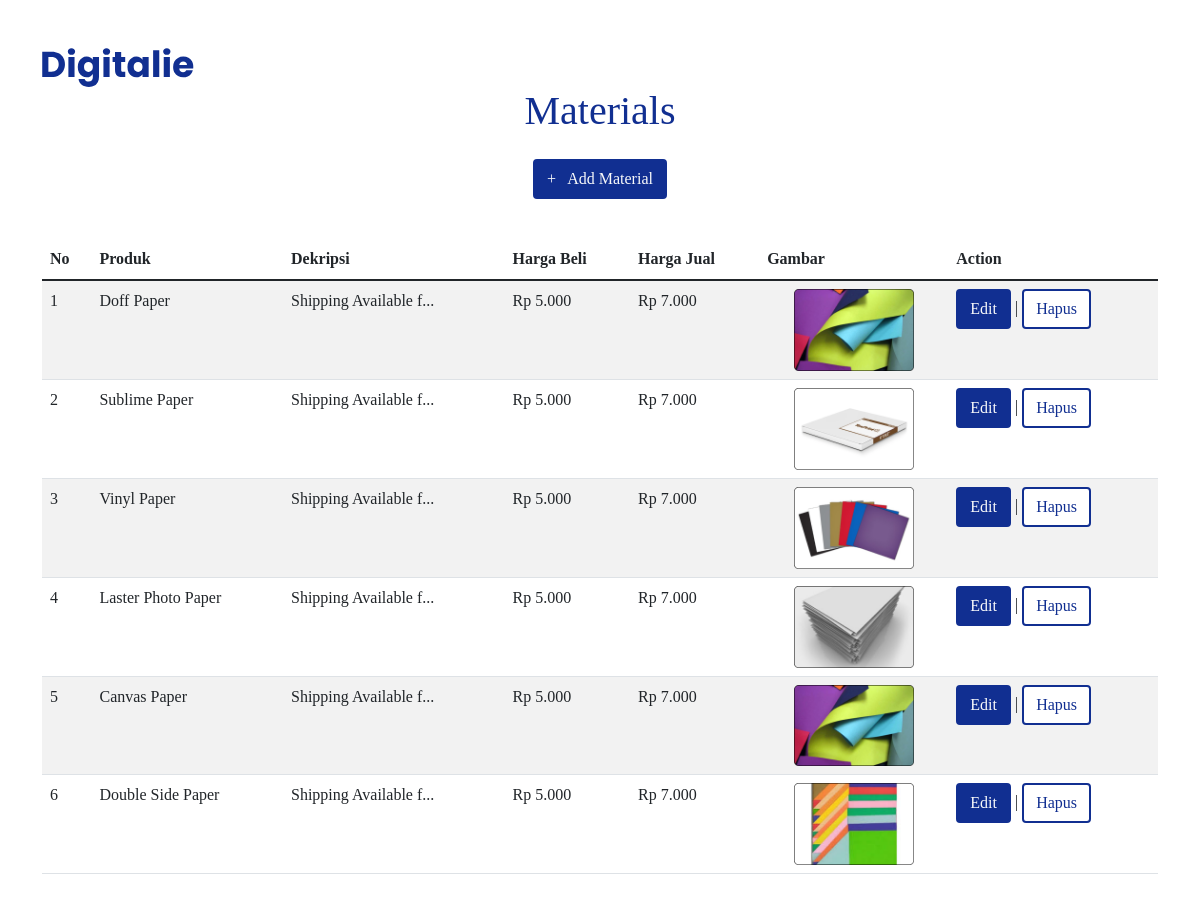
/index_material.php (signed in), run on the app's committed database.
### tables this page shows
CREATE TABLE `material` (
  `id_material` int(11) NOT NULL,
  `nama_material` varchar(150) NOT NULL,
  `deskripsi_material` varchar(255) NOT NULL,
  `harga_beli_material` double NOT NULL,
  `harga_jual_material` double NOT NULL,
  `gambar_material` varchar(255) NOT NULL
);

### index_material.php (the view, shortened to what this page needs)
<?php
include('conn.php');
?>
<!DOCTYPE html>
<head>
  <link rel="stylesheet" href="assets/font/font-face.css">
  <link rel="stylesheet" href="bootstrap_custom.css">
  <link rel="stylesheet" href="style.css">
  <link rel="stylesheet" href="https://cdnjs.cloudflare.com/ajax/libs/font-awesome/4.7.0/css/font-awesome.min.css">
  <link href="https://cdn.jsdelivr.net/npm/bootstrap@5.1.3/dist/css/bootstrap.min.css" rel="stylesheet">
  <link href="https://unpkg.com/aos@2.3.1/dist/aos.css" rel="stylesheet">
</head>
<body>
  <div class="container my-5">
    <a href="main.php"><img src="assets/Digitalie.svg" alt="" class=""></a>
    <h1 class="text-center font-semibold blue-theme">Materials</h1>
    <div class="text-center py-3">
      <a href="tambah_material.php" type="button" class="btn button-theme text-light font-regular">+ &nbsp; Add Material</a>
    </div>
    <table class="table table-striped">
      <thead>
        <tr>
          <th>No</th>
          <th>Produk</th>
          <th>Dekripsi</th>
          <th>Harga Beli</th>
          <th>Harga Jual</th>
          <th>Gambar</th>
          <th>Action</th>
        </tr>
      </thead>
      <tbody>
        <?php
        $query = "SELECT * FROM material ORDER BY id_material ASC";
        $result = mysqli_query($conn, $query);
        $no = 1;
        while ($row = mysqli_fetch_assoc($result)) {
        ?>
          <tr>
            <td><?php echo $no; ?></td>
            <td><?php echo $row['nama_material']; ?></td>
            <td><?php echo substr($row['deskripsi_material'], 0, 20); ?>...</td>
            <td>Rp <?php echo number_format($row['harga_beli_material'], 0, ',', '.'); ?></td>
            <td>Rp <?php echo number_format($row['harga_jual_material'], 0, ',', '.'); ?></td>
            <td style="text-align: center;"><img src="gambar/<?php echo $row['gambar_material']; ?>" style="width: 120px;"></td>
            <td>
              <a class="btn button-theme text-light font-medium" href="edit_material.php?id=<?php echo $row['id_material']; ?>">Edit</a> |
              <a class="btn button-theme2 blue-theme font-medium" href="delete_material.php?id=<?php echo $row['id_material']; ?>" onclick="return confirm('Anda yakin akan menghapus data ini?')">Hapus</a>
            </td>
          </tr>
        <?php
          $no++;
        }
        ?>
      </tbody>
    </table>
</body>
</html>

### style.css (style rules this page uses)
body { margin: 0; padding: 0; }
html,body { overflow-x: hidden; }
.blue-theme { color: var(--blue-theme); }
.container { margin-bottom: 0; }
.font-semibold { font-family: "Poppins Semibold"; }
.font-regular { font-family: "Poppins Regular"; }
.font-medium { font-family: "Poppins Medium"; }
.button-theme { background-color: var(--blue-theme) !important; border: 2px solid var(--blue-theme) !important; }
.button-theme2 { color: var(--blue-theme) !important; background-color: white !important; border: 2px solid var(--blue-theme) !important; }

### index_material.php (style rules this page uses)
* { font-family: "Poppins Regular"; }

### data on the page
material: nama_material "Doff Paper", deskripsi_material "Shipping Available f", harga_beli_material "5.000", harga_jual_material "7.000", gambar_material (picture)
material: nama_material "Sublime Paper", deskripsi_material "Shipping Available f", harga_beli_material "5.000", harga_jual_material "7.000", gambar_material (picture)
material: nama_material "Vinyl Paper", deskripsi_material "Shipping Available f", harga_beli_material "5.000", harga_jual_material "7.000", gambar_material (picture)
material: nama_material "Laster Photo Paper", deskripsi_material "Shipping Available f", harga_beli_material "5.000", harga_jual_material "7.000", gambar_material (picture)
material: nama_material "Canvas Paper", deskripsi_material "Shipping Available f", harga_beli_material "5.000", harga_jual_material "7.000", gambar_material (picture)
material: nama_material "Double Side Paper", deskripsi_material "Shipping Available f", harga_beli_material "5.000", harga_jual_material "7.000", gambar_material (picture)
